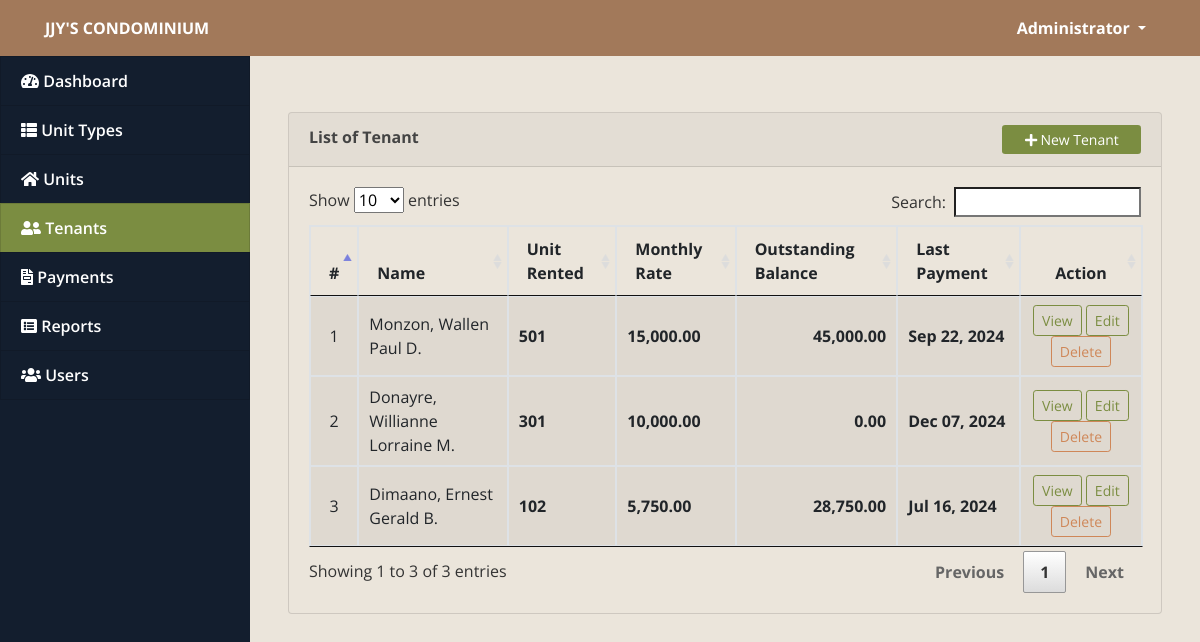
/index.php?page=tenants (signed in), run on the app's committed database.
### tables this page shows
CREATE TABLE `tenants` (
  `id` int(30) NOT NULL,
  `firstname` varchar(100) NOT NULL,
  `middlename` varchar(100) NOT NULL,
  `lastname` varchar(100) NOT NULL,
  `email` varchar(100) NOT NULL,
  `contact` varchar(50) NOT NULL,
  `house_id` int(30) NOT NULL,
  `status` tinyint(1) NOT NULL DEFAULT 1 COMMENT '1 = active, 0= inactive',
  `date_in` date NOT NULL
);

CREATE TABLE `houses` (
  `id` int(30) NOT NULL,
  `house_no` varchar(50) NOT NULL,
  `category_id` int(30) NOT NULL,
  `description` text NOT NULL,
  `price` double NOT NULL
);

CREATE TABLE `payments` (
  `id` int(30) NOT NULL,
  `tenant_id` int(30) NOT NULL,
  `amount` float NOT NULL,
  `invoice` varchar(50) NOT NULL,
  `date_created` datetime NOT NULL DEFAULT current_timestamp()
);

### tenants.php (the view, shortened to what this page needs)
<?php include('db_connect.php');?>
<div class="container-fluid">
	<div class="col-lg-12">
		<div class="row">
			<div class="col-md-12">
				<div class="card">
					<div class="card-header">
						<b>List of Tenant</b>
						<span class="float:right"><a class="btn btn-primary btn-block btn-sm col-sm-2 float-right" href="javascript:void(0)" id="new_tenant">
					<i class="fa fa-plus"></i> New Tenant
				</a></span>
					</div>
					<div class="card-body">
						<table class="table table-condensed table-bordered table-hover">
							<thead>
								<tr>
									<th class="text-center">#</th>
									<th class="">Name</th>
									<th class="">Unit Rented</th>
									<th class="">Monthly Rate</th>
									<th class="">Outstanding Balance</th>
									<th class="">Last Payment</th>
									<th class="text-center">Action</th>
								</tr>
							</thead>
							<tbody>
								<?php
								$i = 1;
								$tenant = $conn->query("SELECT t.*,concat(t.lastname,', ',t.firstname,' ',t.middlename) as name,h.house_no,h.price FROM tenants t inner join houses h on h.id = t.house_id where t.status = 1 order by h.house_no desc ");
								while($row=$tenant->fetch_assoc()):
									$months = abs(strtotime(date('Y-m-d')." 23:59:59") - strtotime($row['date_in']." 23:59:59"));
									$months = floor(($months) / (30*60*60*24));
									$payable = $row['price'] * $months;
									$paid = $conn->query("SELECT SUM(amount) as paid FROM payments where tenant_id =".$row['id']);
									$last_payment = $conn->query("SELECT * FROM payments where tenant_id =".$row['id']." order by unix_timestamp(date_created) desc limit 1");
									$paid = $paid->num_rows > 0 ? $paid->fetch_array()['paid'] : 0;
									$last_payment = $last_payment->num_rows > 0 ? date("M d, Y",strtotime($last_payment->fetch_array()['date_created'])) : 'N/A';
									$outstanding = $payable - $paid;
								?>
								<tr>
									<td class="text-center"><?php echo $i++ ?></td>
									<td>
										<?php echo ucwords($row['name']) ?>
									</td>
									<td class="">
										 <p> <b><?php echo $row['house_no'] ?></b></p>
									</td>
									<td class="">
										 <p> <b><?php echo number_format($row['price'],2) ?></b></p>
									</td>
									<td class="text-right">
										 <p> <b><?php echo number_format($outstanding,2) ?></b></p>
									</td>
									<td class="">
										 <p><b><?php echo  $last_payment ?></b></p>
									</td>
									<td class="text-center">
										<button class="btn btn-sm btn-outline-primary view_payment" type="button" data-id="<?php echo $row['id'] ?>" >View</button>
										<button class="btn btn-sm btn-outline-primary edit_tenant" type="button" data-id="<?php echo $row['id'] ?>" >Edit</button>
										<button class="btn btn-sm btn-outline-danger delete_tenant" type="button" data-id="<?php echo $row['id'] ?>">Delete</button>
									</td>
								</tr>
								<?php endwhile; ?>
							</tbody>
						</table>
					</div>
				</div>
			</div>
		</div>
	</div>
</div>

### css/overrides.css (style rules this page uses)
a { color: #7d6544; font-weight: bold; }
.btn-primary { color: #ffffff; background: #7b8d41 !important; border: none; }
.btn-outline-primary { color: #7b8d41; background: unset !important; border-color: #7b8d41; }
.btn-outline-danger { color: #cf8758; background: unset !important; border-color: #cf8758; }
.card { background: #ebe5db !important; }
.table.dataTable tbody tr { background-color: rgba(0,0,0,.05); }

### assets/css/style.css (style rules this page uses)
body { font-family: "Open Sans", sans-serif; color: #444444; width: 100%; height: calc(100%); }
a { color: #1977cc; }

### index.php (style rules this page uses)
body { background: #80808045; }

### tenants.php (style rules this page uses)
td { vertical-align: middle !important; }
td p { margin: unset }

### data on the page
tenants: name "Monzon, Wallen Paul D.", house.house_no "501", house.price "15,000.00", outstanding "45,000.00", payments.date_created "Sep 22, 2024", status.date_created "Dec 07, 2024"
tenants: name "Donayre, Willianne Lorraine M.", house.house_no "301", house.price "10,000.00", outstanding "0.00"
tenants: name "Dimaano, Ernest Gerald B.", house.house_no "102", house.price "5,750.00", outstanding "28,750.00", payments.date_created "Jul 16, 2024"

### other printed values
$_SESSION['system']['name'] "JJY'S CONDOMINIUM"
$_SESSION['login_name'] "Administrator"
